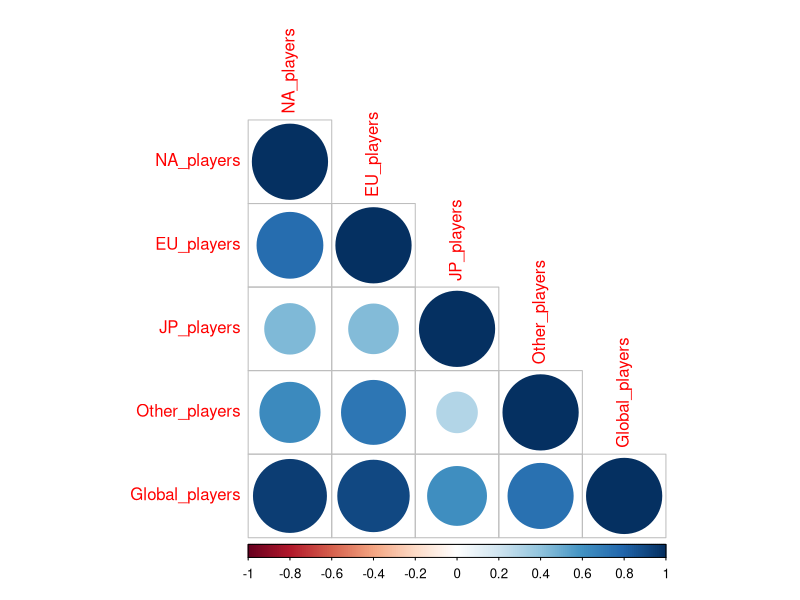
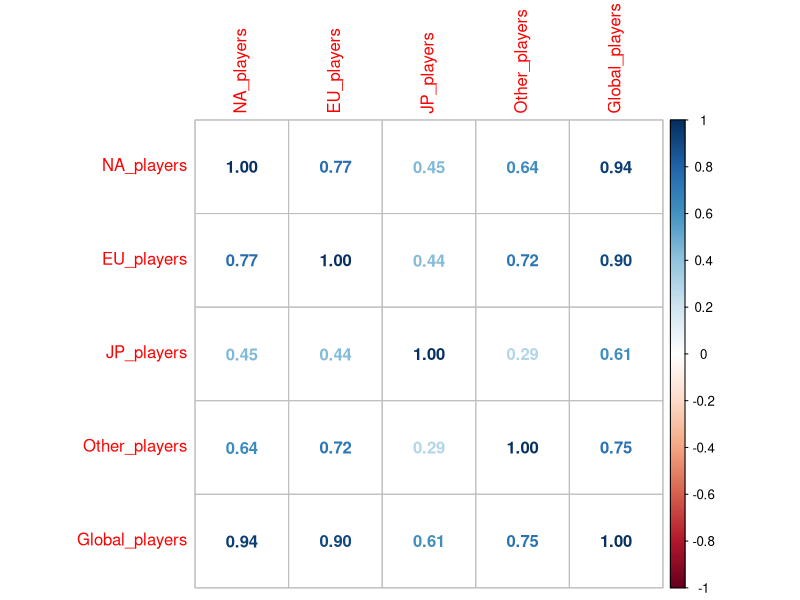
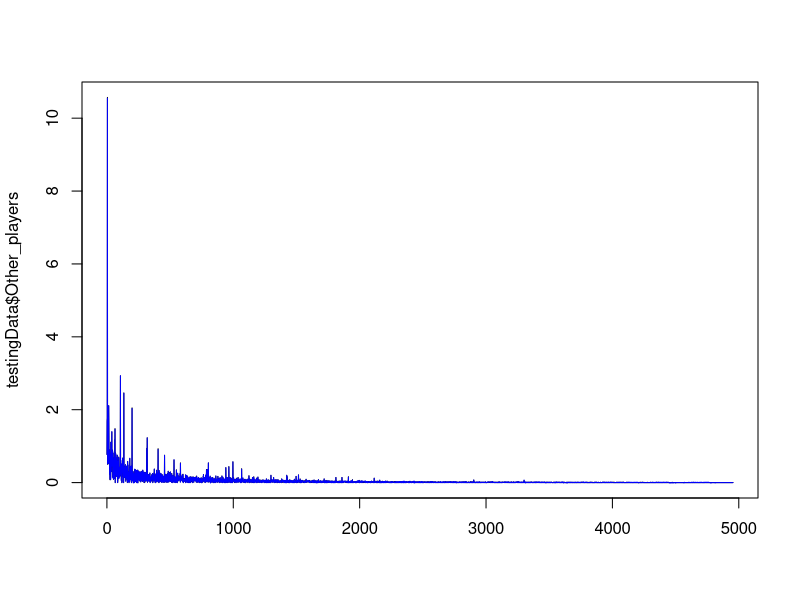
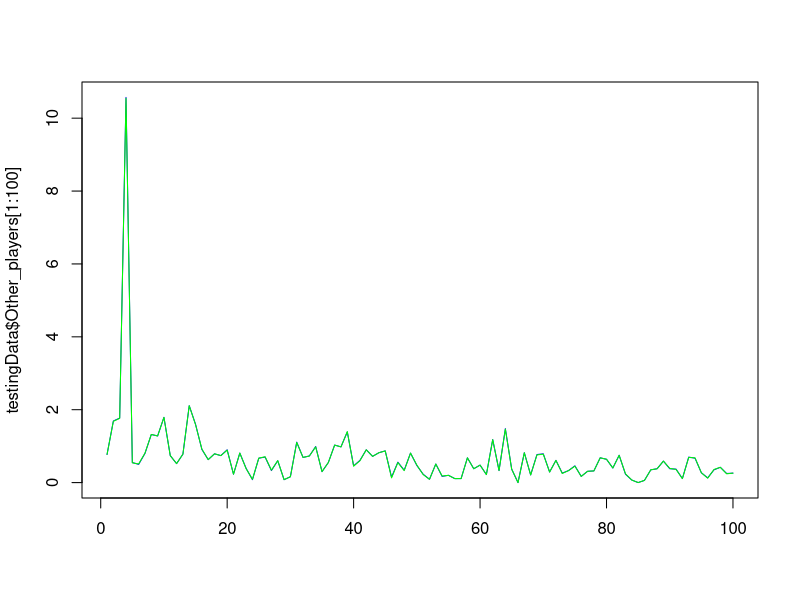

Here is the R script that generated these plots, in order: (Note: this script raises an error after producing the figures.)
#****************************************************************
#                       LINEAR REGRESSION
#****************************************************************

setwd("C:\\Deeps\\R")
getwd()

# Excercise 1 : Perform Linear Regression
#Task 1: Import the dataset into R
videogame.data = read.csv("Data/M4_Videogame.csv")

colnames(videogame.data)

class(videogame.data$NA_players)
class(videogame.data$EU_players)
class(videogame.data$JP_players)
class(videogame.data$Global_players)
class(videogame.data$Other_players)

videogame.dataframe = videogame.data[, c(7,8,9,10, 11)]

View(videogame.dataframe)

cr = cor(videogame.dataframe)
cr

# Creating Scatter Plot Matrix.
library(corrplot)
corrplot(cr, type = "lower")
corrplot(cr, method = "number")

# Split the data in 70/30 Ratio
set.seed(3)
id = sample(2, nrow(videogame.dataframe), prob = c(0.7, 0.3), replace = TRUE)
trainingData = videogame.dataframe[id==1, ]
testingData = videogame.dataframe[id==2, ]

model = lm(trainingData$Other_players~., data=trainingData)
summary(model)

predict = predict(model, testingData)

# DATA TO BE PREDICTED FOR ALL
# To compare Predicted Values and Actual Values, we can use Plot
plot(testingData$Other_players, type = "l" , lty = 1, col = "black", xlab = "")
lines(predict, type = "l", col = "blue")


# Task 2: Plot the values predicted by our model and the actual values to check deviation
#between them
# DATA TO BE PREDICTED FOR FIRST 100 ROWS, INORDER TO VIEW IT CLEARLY.

testingDataSubSet = testingData[1:100, ]
# To compare Predicted Values and Actual Values, we can use Plot
plot(testingData$Other_players[1:100], type = "l" , lty = 1, col = "blue", xlab = "")
lines(predict[1:100], type = "l", col = "green")

#****************************************************************
#                       LOGISTIC REGRESSION
#****************************************************************

#Analyze the information given in the Employee_Data dataset and predict the values using logistic regression model.

#Task 1:  Using the Emp_sal column of our data create a logistic regression model
#	Create a test set and training set
#	Build a model using all other columns and predict the values.
#	Create a confusion matrix with cut off value as 0.4

setwd("C:\\Deeps\\R")
getwd()

employeeData = read.csv("Data/M4_Employee_Data.csv")


employeeData$marital_Status = as.factor(employeeData$marital_Status)
employeeData$marital_Status = as.numeric(employeeData$marital_Status)

employeeData$Occ_Of_Emp = as.character(employeeData$Occ_Of_Emp)
employeeData$Occ_Of_Emp = ifelse(employeeData$Occ_Of_Emp == "?", "Unknown", employeeData$Occ_Of_Emp)
employeeData$Occ_Of_Emp = as.factor(employeeData$Occ_Of_Emp)
employeeData$Occ_Of_Emp = as.numeric(employeeData$Occ_Of_Emp)

employeeData$Emp_rel_status = as.factor(employeeData$Emp_rel_status)
employeeData$Emp_rel_status = as.numeric(employeeData$Emp_rel_status)

employeeData$Emp_race_type = as.factor(employeeData$Emp_race_type)
employeeData$Emp_race_type = as.numeric(employeeData$Emp_race_type)

employeeData$sex_of_emp = as.factor(employeeData$sex_of_emp)
employeeData$sex_of_emp = as.numeric(employeeData$sex_of_emp)

employeeData$country_of_res = as.character(employeeData$country_of_res)
employeeData$country_of_res = ifelse(employeeData$country_of_res == "?", "Unknown", employeeData$country_of_res)
employeeData$country_of_res = as.factor(employeeData$country_of_res)
employeeData$country_of_res = as.numeric(employeeData$country_of_res)

# Categorize the Salary "High" or "Low" based on the codition in order to ease the problem.
employeeData$salary = ifelse(employeeData$Emp_Sal == ">50K", "1", "0")
#employeeData$salary = as.factor(employeeData$salary)
employeeData$salary = as.numeric(employeeData$salary)

employeeData = employeeData[,c(-2, -3, -4, -15)] # Remove the Emp_Sal Column

View(employeeData)

cr = cor(employeeData)
cr

# Creating Scatter Plot Matrix. In this graph we will see that which Attribute is is highly associated with each Attribute
library(corrplot)
corrplot(cr, type = "lower")
corrplot(cr, method = "number")

# Build Logistic Model.

# Split the data in 70/30 Ratio
set.seed(3)
id = sample(2, nrow(employeeData), prob = c(0.7, 0.3), replace = TRUE)
trainingData = employeeData[id==1, ]
testingData = employeeData[id==2, ]

colnames(employeeData)

model = glm(salary~., data=trainingData, family = "binomial")
model
#All Attributes check :: Residual = 17510	AIC = 17530

# Lets check by removing Age
model = glm(salary~. -Age_Of_emp , data=trainingData, family = "binomial")
model
# Residual = 17930	AIC = 17950. Residual and AIC got increased, hence Age cannot be removed from Model.

# Lets check by removing Edu_Cat
model = glm(salary~. -Edu_Cat , data=trainingData, family = "binomial")
model
# Residual = 19420	AIC = 19440. Residual and AIC got increased, hence Edu_Cat cannot be removed from Model.

# Lets check by removing marital_Status
model = glm(salary~. -marital_Status , data=trainingData, family = "binomial")
model
# Residual = 17780	AIC = 17800. Residual and AIC got increased, hence marital_Status cannot be removed from Model.

# Lets check by removing Occ_Of_Emp
model = glm(salary~. -Occ_Of_Emp , data=trainingData, family = "binomial")
model
# Residual = 17520	AIC = 17540 Residual and AIC got increased, hence Occ_Of_Emp cannot be removed from Model.

# Lets check by removing Emp_rel_status
model = glm(salary~. -Emp_rel_status , data=trainingData, family = "binomial")
model
# Residual = 17560	AIC = 17580 Residual and AIC got increased, hence Emp_rel_status cannot be removed from Model.

# Lets check by removing Emp_race_type
model = glm(salary~. -Emp_race_type , data=trainingData, family = "binomial")
model
# Residual = 17560	AIC = 17580 Residual and AIC got increased, hence Emp_race_type cannot be removed from Model.


# Lets check by removing sex_of_emp
model = glm(salary~. -sex_of_emp , data=trainingData, family = "binomial")
model
# Residual = 17750	AIC = 17770 Residual and AIC got increased, hence sex_of_emp cannot be removed from Model.

# Lets check by removing capital_gain
model = glm(salary~. -capital_gain , data=trainingData, family = "binomial")
model
# Residual = 18930	AIC = 18950 Residual and AIC got increased, hence capital_gain cannot be removed from Model.


# Lets check by removing capital_loss
model = glm(salary~. -capital_loss , data=trainingData, family = "binomial")
model
# Residual = 17840	AIC = 17850 Residual and AIC got increased, hence capital_loss cannot be removed from Model.

# Lets check by removing Work_hour_in_week
model = glm(salary~. -Work_hour_in_week , data=trainingData, family = "binomial")
model
# Residual = 17840	AIC = 17850 Residual and AIC got increased, hence Work_hour_in_week cannot be removed from Model.

# Lets check by removing country_of_res
model = glm(salary~. -country_of_res , data=trainingData, family = "binomial")
model
# Residual = 17840	AIC = 17850 Residual and AIC got increased, hence country_of_res cannot be removed from Model.



predictValues = predict(model, testingData, type = "response")
predictValues

# We can also make a threashold for the YES/NO. this can be done by ROC Curve
res = predict(model, testingData, type = "response")

library(ROCR)
ROCPredicted = prediction(res, testingData$salary)
ROCPerformance = performance(ROCPredicted, "tpr", "fpr")
# tpr = "True Positive Rate"
# fpr = "False Positive Rate"

plot(ROCPerformance, colorize = TRUE, print.cutoffs.at=seq(0.1, by=0.1))

# Looking at the graph we can say there is too much bend at 0.4. Hence we can take the threshold at 0.4

# We can see from 0.4 ,the False Positive Rate Increased. Hence we can take ROC = 0.4  
table(ActualValue = testingData$salary, PredictedValue = res > 0.4)

# Lets see the Confusion Matrix
#              PredictedValue
# ActualValue FALSE TRUE
#            0  6652  699
#            1  1019 1335

#(6652+1335)/(6652+1335+699+1019)
#Which is 0.8229778. Means 82% Accuracy in the model.
